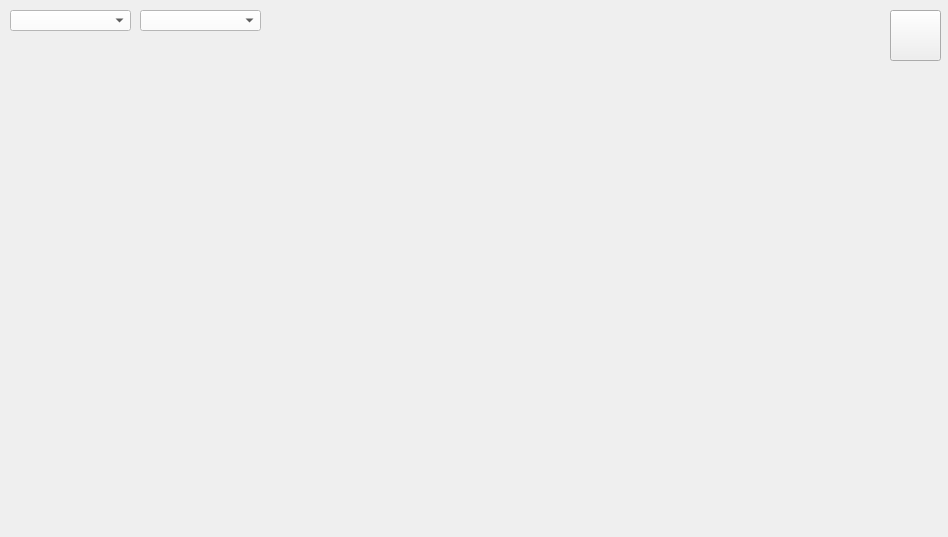
<?xml version="1.0" encoding="UTF-8"?>
<ui version="4.0">
 <class>ClientWindow</class>
 <widget class="QWidget" name="ClientWindow">
  <property name="geometry">
   <rect>
    <x>0</x>
    <y>0</y>
    <width>948</width>
    <height>537</height>
   </rect>
  </property>
  <property name="windowTitle">
   <string>Form</string>
  </property>
  <property name="styleSheet">
   <string notr="true"> color:black</string>
  </property>
  <widget class="QPushButton" name="switchWindow">
   <property name="geometry">
    <rect>
     <x>890</x>
     <y>10</y>
     <width>51</width>
     <height>51</height>
    </rect>
   </property>
   <property name="styleSheet">
    <string notr="true"/>
   </property>
   <property name="text">
    <string/>
   </property>
  </widget>
  <widget class="QWidget" name="widget" native="true">
   <property name="enabled">
    <bool>true</bool>
   </property>
   <property name="geometry">
    <rect>
     <x>0</x>
     <y>0</y>
     <width>271</width>
     <height>41</height>
    </rect>
   </property>
   <property name="palette">
    <palette>
     <active>
      <colorrole role="WindowText">
       <brush brushstyle="SolidPattern">
        <color alpha="255">
         <red>0</red>
         <green>0</green>
         <blue>0</blue>
        </color>
       </brush>
      </colorrole>
      <colorrole role="Button">
       <brush brushstyle="SolidPattern">
        <color alpha="0">
         <red>0</red>
         <green>0</green>
         <blue>0</blue>
        </color>
       </brush>
      </colorrole>
      <colorrole role="Light">
       <brush brushstyle="SolidPattern">
        <color alpha="255">
         <red>127</red>
         <green>255</green>
         <blue>191</blue>
        </color>
       </brush>
      </colorrole>
      <colorrole role="Midlight">
       <brush brushstyle="SolidPattern">
        <color alpha="255">
         <red>63</red>
         <green>255</green>
         <blue>159</blue>
        </color>
       </brush>
      </colorrole>
      <colorrole role="Dark">
       <brush brushstyle="SolidPattern">
        <color alpha="255">
         <red>0</red>
         <green>127</green>
         <blue>63</blue>
        </color>
       </brush>
      </colorrole>
      <colorrole role="Mid">
       <brush brushstyle="SolidPattern">
        <color alpha="255">
         <red>0</red>
         <green>170</green>
         <blue>84</blue>
        </color>
       </brush>
      </colorrole>
      <colorrole role="Text">
       <brush brushstyle="SolidPattern">
        <color alpha="255">
         <red>0</red>
         <green>0</green>
         <blue>0</blue>
        </color>
       </brush>
      </colorrole>
      <colorrole role="BrightText">
       <brush brushstyle="SolidPattern">
        <color alpha="255">
         <red>255</red>
         <green>255</green>
         <blue>255</blue>
        </color>
       </brush>
      </colorrole>
      <colorrole role="ButtonText">
       <brush brushstyle="SolidPattern">
        <color alpha="255">
         <red>0</red>
         <green>0</green>
         <blue>0</blue>
        </color>
       </brush>
      </colorrole>
      <colorrole role="Base">
       <brush brushstyle="SolidPattern">
        <color alpha="0">
         <red>0</red>
         <green>0</green>
         <blue>0</blue>
        </color>
       </brush>
      </colorrole>
      <colorrole role="Window">
       <brush brushstyle="SolidPattern">
        <color alpha="0">
         <red>0</red>
         <green>0</green>
         <blue>0</blue>
        </color>
       </brush>
      </colorrole>
      <colorrole role="Shadow">
       <brush brushstyle="SolidPattern">
        <color alpha="255">
         <red>0</red>
         <green>0</green>
         <blue>0</blue>
        </color>
       </brush>
      </colorrole>
      <colorrole role="AlternateBase">
       <brush brushstyle="SolidPattern">
        <color alpha="255">
         <red>127</red>
         <green>255</green>
         <blue>191</blue>
        </color>
       </brush>
      </colorrole>
      <colorrole role="ToolTipBase">
       <brush brushstyle="SolidPattern">
        <color alpha="255">
         <red>255</red>
         <green>255</green>
         <blue>220</blue>
        </color>
       </brush>
      </colorrole>
      <colorrole role="ToolTipText">
       <brush brushstyle="SolidPattern">
        <color alpha="255">
         <red>0</red>
         <green>0</green>
         <blue>0</blue>
        </color>
       </brush>
      </colorrole>
     </active>
     <inactive>
      <colorrole role="WindowText">
       <brush brushstyle="SolidPattern">
        <color alpha="255">
         <red>0</red>
         <green>0</green>
         <blue>0</blue>
        </color>
       </brush>
      </colorrole>
      <colorrole role="Button">
       <brush brushstyle="SolidPattern">
        <color alpha="0">
         <red>0</red>
         <green>0</green>
         <blue>0</blue>
        </color>
       </brush>
      </colorrole>
      <colorrole role="Light">
       <brush brushstyle="SolidPattern">
        <color alpha="255">
         <red>127</red>
         <green>255</green>
         <blue>191</blue>
        </color>
       </brush>
      </colorrole>
      <colorrole role="Midlight">
       <brush brushstyle="SolidPattern">
        <color alpha="255">
         <red>63</red>
         <green>255</green>
         <blue>159</blue>
        </color>
       </brush>
      </colorrole>
      <colorrole role="Dark">
       <brush brushstyle="SolidPattern">
        <color alpha="255">
         <red>0</red>
         <green>127</green>
         <blue>63</blue>
        </color>
       </brush>
      </colorrole>
      <colorrole role="Mid">
       <brush brushstyle="SolidPattern">
        <color alpha="255">
         <red>0</red>
         <green>170</green>
         <blue>84</blue>
        </color>
       </brush>
      </colorrole>
      <colorrole role="Text">
       <brush brushstyle="SolidPattern">
        <color alpha="255">
         <red>0</red>
         <green>0</green>
         <blue>0</blue>
        </color>
       </brush>
      </colorrole>
      <colorrole role="BrightText">
       <brush brushstyle="SolidPattern">
        <color alpha="255">
         <red>255</red>
         <green>255</green>
         <blue>255</blue>
        </color>
       </brush>
      </colorrole>
      <colorrole role="ButtonText">
       <brush brushstyle="SolidPattern">
        <color alpha="255">
         <red>0</red>
         <green>0</green>
         <blue>0</blue>
        </color>
       </brush>
      </colorrole>
      <colorrole role="Base">
       <brush brushstyle="SolidPattern">
        <color alpha="0">
         <red>0</red>
         <green>0</green>
         <blue>0</blue>
        </color>
       </brush>
      </colorrole>
      <colorrole role="Window">
       <brush brushstyle="SolidPattern">
        <color alpha="0">
         <red>0</red>
         <green>0</green>
         <blue>0</blue>
        </color>
       </brush>
      </colorrole>
      <colorrole role="Shadow">
       <brush brushstyle="SolidPattern">
        <color alpha="255">
         <red>0</red>
         <green>0</green>
         <blue>0</blue>
        </color>
       </brush>
      </colorrole>
      <colorrole role="AlternateBase">
       <brush brushstyle="SolidPattern">
        <color alpha="255">
         <red>127</red>
         <green>255</green>
         <blue>191</blue>
        </color>
       </brush>
      </colorrole>
      <colorrole role="ToolTipBase">
       <brush brushstyle="SolidPattern">
        <color alpha="255">
         <red>255</red>
         <green>255</green>
         <blue>220</blue>
        </color>
       </brush>
      </colorrole>
      <colorrole role="ToolTipText">
       <brush brushstyle="SolidPattern">
        <color alpha="255">
         <red>0</red>
         <green>0</green>
         <blue>0</blue>
        </color>
       </brush>
      </colorrole>
     </inactive>
     <disabled>
      <colorrole role="WindowText">
       <brush brushstyle="SolidPattern">
        <color alpha="255">
         <red>0</red>
         <green>0</green>
         <blue>0</blue>
        </color>
       </brush>
      </colorrole>
      <colorrole role="Button">
       <brush brushstyle="SolidPattern">
        <color alpha="0">
         <red>0</red>
         <green>0</green>
         <blue>0</blue>
        </color>
       </brush>
      </colorrole>
      <colorrole role="Light">
       <brush brushstyle="SolidPattern">
        <color alpha="255">
         <red>127</red>
         <green>255</green>
         <blue>191</blue>
        </color>
       </brush>
      </colorrole>
      <colorrole role="Midlight">
       <brush brushstyle="SolidPattern">
        <color alpha="255">
         <red>63</red>
         <green>255</green>
         <blue>159</blue>
        </color>
       </brush>
      </colorrole>
      <colorrole role="Dark">
       <brush brushstyle="SolidPattern">
        <color alpha="255">
         <red>0</red>
         <green>127</green>
         <blue>63</blue>
        </color>
       </brush>
      </colorrole>
      <colorrole role="Mid">
       <brush brushstyle="SolidPattern">
        <color alpha="255">
         <red>0</red>
         <green>170</green>
         <blue>84</blue>
        </color>
       </brush>
      </colorrole>
      <colorrole role="Text">
       <brush brushstyle="SolidPattern">
        <color alpha="255">
         <red>0</red>
         <green>0</green>
         <blue>0</blue>
        </color>
       </brush>
      </colorrole>
      <colorrole role="BrightText">
       <brush brushstyle="SolidPattern">
        <color alpha="255">
         <red>255</red>
         <green>255</green>
         <blue>255</blue>
        </color>
       </brush>
      </colorrole>
      <colorrole role="ButtonText">
       <brush brushstyle="SolidPattern">
        <color alpha="255">
         <red>0</red>
         <green>0</green>
         <blue>0</blue>
        </color>
       </brush>
      </colorrole>
      <colorrole role="Base">
       <brush brushstyle="SolidPattern">
        <color alpha="0">
         <red>0</red>
         <green>0</green>
         <blue>0</blue>
        </color>
       </brush>
      </colorrole>
      <colorrole role="Window">
       <brush brushstyle="SolidPattern">
        <color alpha="0">
         <red>0</red>
         <green>0</green>
         <blue>0</blue>
        </color>
       </brush>
      </colorrole>
      <colorrole role="Shadow">
       <brush brushstyle="SolidPattern">
        <color alpha="255">
         <red>0</red>
         <green>0</green>
         <blue>0</blue>
        </color>
       </brush>
      </colorrole>
      <colorrole role="AlternateBase">
       <brush brushstyle="SolidPattern">
        <color alpha="255">
         <red>0</red>
         <green>255</green>
         <blue>127</blue>
        </color>
       </brush>
      </colorrole>
      <colorrole role="ToolTipBase">
       <brush brushstyle="SolidPattern">
        <color alpha="255">
         <red>255</red>
         <green>255</green>
         <blue>220</blue>
        </color>
       </brush>
      </colorrole>
      <colorrole role="ToolTipText">
       <brush brushstyle="SolidPattern">
        <color alpha="255">
         <red>0</red>
         <green>0</green>
         <blue>0</blue>
        </color>
       </brush>
      </colorrole>
     </disabled>
    </palette>
   </property>
   <property name="autoFillBackground">
    <bool>false</bool>
   </property>
   <property name="styleSheet">
    <string notr="true">background-color : rgba(0,0,0,0);</string>
   </property>
   <widget class="QComboBox" name="dropBox_floors">
    <property name="geometry">
     <rect>
      <x>10</x>
      <y>10</y>
      <width>121</width>
      <height>21</height>
     </rect>
    </property>
    <property name="styleSheet">
     <string notr="true">background:white;color:black;font-weight:bold;</string>
    </property>
    <property name="currentText">
     <string/>
    </property>
   </widget>
   <widget class="QComboBox" name="dropBox_rooms">
    <property name="geometry">
     <rect>
      <x>140</x>
      <y>10</y>
      <width>121</width>
      <height>21</height>
     </rect>
    </property>
    <property name="styleSheet">
     <string notr="true">background:white;color:black;font-weight:bold;</string>
    </property>
   </widget>
  </widget>
 </widget>
 <resources/>
 <connections/>
</ui>
